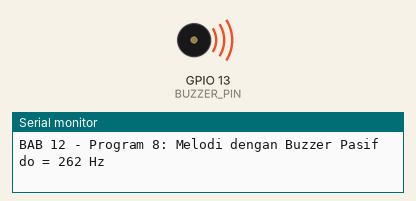
Recording of a sketch running on a simulated ESP32. Parts: buzzer (waves = sounding), the last lines printed to the serial monitor.

Above: at 0.2 s.
At 4.5 s:
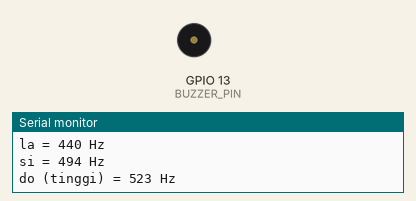
Timing chart, 0 to 7.3 s (numbered marks = the images above):
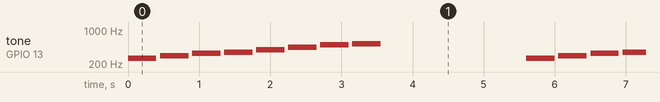

Measured:
- by itself, tone on GPIO 13 (BUZZER_PIN): repeats every 5.6 s: silent 0.05 s, 294 Hz 0.40 s, silent 0.05 s, 330 Hz 0.40 s, silent 0.05 s, 349 Hz 0.40 s, silent 0.05 s, 392 Hz 0.40 s, silent 0.05 s, 440 Hz 0.40 s, silent 0.05 s, 494 Hz 0.40 s, silent 0.05 s, 523 Hz 0.40 s, silent 2.1 s, 262 Hz 0.40 s

The sketch:

p8_melodi_buzzer_pasif.ino
```cpp
/*
 * BAB 12 - Program 8 (Opsional): Melodi dengan Buzzer Pasif
 * Memainkan tangga nada do-re-mi-fa-sol-la-si-do.
 * BUTUH buzzer pasif tambahan (tidak termasuk kit).
 * Buzzer aktif bawaan kit TIDAK bisa memainkan melodi.
 *
 * Rangkaian (modul buzzer pasif):
 *   S (sinyal) → IO13   (lepas dulu kabel BUZZ kit dari IO13)
 *   − (GND)    → G
 */

#define BUZZER_PIN 13

// Frekuensi nada dalam Hz (dibulatkan): C4, D4, E4, F4, G4, A4, B4, C5
const uint32_t NADA[] = {262, 294, 330, 349, 392, 440, 494, 523};
const char *NAMA_NADA[] = {"do", "re", "mi", "fa", "sol", "la", "si", "do (tinggi)"};
const int JUMLAH_NADA = sizeof(NADA) / sizeof(NADA[0]);
const int LAMA_NADA_MS = 400;  // lama setiap nada

void setup() {
  Serial.begin(115200);
  Serial.println("BAB 12 - Program 8: Melodi dengan Buzzer Pasif");

  // Frekuensi awal bebas (di sini 1000 Hz); ledcWriteTone() akan menggantinya
  if (!ledcAttach(BUZZER_PIN, 1000, 10)) {
    Serial.println("Gagal mengatur PWM di IO13! Periksa frekuensi dan resolusi.");
    while (true) {
      delay(1000);
    }
  }
  ledcWrite(BUZZER_PIN, 0);  // diam dulu
}

void loop() {
  for (int i = 0; i < JUMLAH_NADA; i++) {
    ledcWriteTone(BUZZER_PIN, NADA[i]);  // bunyikan nada ke-i

    Serial.print(NAMA_NADA[i]);
    Serial.print(" = ");
    Serial.print(NADA[i]);
    Serial.println(" Hz");

    delay(LAMA_NADA_MS);
    ledcWriteTone(BUZZER_PIN, 0);  // diam sebentar supaya setiap nada terdengar terpisah
    delay(50);
  }

  delay(2000);  // jeda sebelum mengulang
}
```
